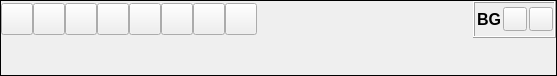
<?xml version="1.0" encoding="UTF-8"?>
<ui version="4.0">
 <class>RenderingView</class>
 <widget class="QWidget" name="RenderingView">
  <property name="geometry">
   <rect>
    <x>0</x>
    <y>0</y>
    <width>557</width>
    <height>76</height>
   </rect>
  </property>
  <layout class="QVBoxLayout" name="verticalLayout">
   <property name="spacing">
    <number>0</number>
   </property>
   <property name="leftMargin">
    <number>0</number>
   </property>
   <property name="topMargin">
    <number>0</number>
   </property>
   <property name="rightMargin">
    <number>0</number>
   </property>
   <property name="bottomMargin">
    <number>0</number>
   </property>
   <item>
    <widget class="QFrame" name="frame">
     <property name="frameShape">
      <enum>QFrame::Box</enum>
     </property>
     <property name="frameShadow">
      <enum>QFrame::Plain</enum>
     </property>
     <layout class="QVBoxLayout" name="verticalLayout_3">
      <property name="spacing">
       <number>0</number>
      </property>
      <property name="leftMargin">
       <number>0</number>
      </property>
      <property name="topMargin">
       <number>0</number>
      </property>
      <property name="rightMargin">
       <number>0</number>
      </property>
      <property name="bottomMargin">
       <number>0</number>
      </property>
      <item>
       <widget class="QWidget" name="widget" native="true">
        <property name="sizePolicy">
         <sizepolicy hsizetype="Preferred" vsizetype="Minimum">
          <horstretch>0</horstretch>
          <verstretch>0</verstretch>
         </sizepolicy>
        </property>
        <layout class="QHBoxLayout" name="horizontalLayout">
         <property name="spacing">
          <number>0</number>
         </property>
         <property name="leftMargin">
          <number>0</number>
         </property>
         <property name="topMargin">
          <number>0</number>
         </property>
         <property name="rightMargin">
          <number>0</number>
         </property>
         <property name="bottomMargin">
          <number>0</number>
         </property>
         <item>
          <widget class="FlatPushButton" name="axis">
           <property name="maximumSize">
            <size>
             <width>32</width>
             <height>32</height>
            </size>
           </property>
           <property name="toolTip">
            <string> Set the axis direction based on the origin</string>
           </property>
           <property name="icon">
            <iconset resource="resource.qrc">
             <normaloff>:/graphicsIcons/originAxes</normaloff>:/graphicsIcons/originAxes</iconset>
           </property>
           <property name="iconSize">
            <size>
             <width>22</width>
             <height>22</height>
            </size>
           </property>
           <property name="checkable">
            <bool>true</bool>
           </property>
           <property name="checked">
            <bool>false</bool>
           </property>
          </widget>
         </item>
         <item>
          <widget class="FlatPushButton" name="cubeAxis">
           <property name="maximumSize">
            <size>
             <width>32</width>
             <height>32</height>
            </size>
           </property>
           <property name="toolTip">
            <string> Display x,y and z axis coordinates</string>
           </property>
           <property name="icon">
            <iconset>
             <normaloff>:/graphicsIcons/ruler</normaloff>:/graphicsIcons/ruler</iconset>
           </property>
           <property name="iconSize">
            <size>
             <width>24</width>
             <height>24</height>
            </size>
           </property>
           <property name="checkable">
            <bool>true</bool>
           </property>
          </widget>
         </item>
         <item>
          <widget class="FlatPushButton" name="ruler">
           <property name="maximumSize">
            <size>
             <width>32</width>
             <height>32</height>
            </size>
           </property>
           <property name="toolTip">
            <string>Ruler</string>
           </property>
           <property name="icon">
            <iconset resource="resource.qrc">
             <normaloff>:/graphicsIcons/distance.png</normaloff>:/graphicsIcons/distance.png</iconset>
           </property>
           <property name="iconSize">
            <size>
             <width>24</width>
             <height>24</height>
            </size>
           </property>
           <property name="checkable">
            <bool>true</bool>
           </property>
          </widget>
         </item>
         <item>
          <widget class="FlatPushButton" name="perspective">
           <property name="maximumSize">
            <size>
             <width>32</width>
             <height>32</height>
            </size>
           </property>
           <property name="toolTip">
            <string> Toggle between Persepctive and Orthogonal views</string>
           </property>
           <property name="icon">
            <iconset resource="resource.qrc">
             <normaloff>:/graphicsIcons/2d-label-icon.svg</normaloff>:/graphicsIcons/2d-label-icon.svg</iconset>
           </property>
           <property name="iconSize">
            <size>
             <width>24</width>
             <height>24</height>
            </size>
           </property>
           <property name="checkable">
            <bool>true</bool>
           </property>
          </widget>
         </item>
         <item>
          <widget class="FlatPushButton" name="fit">
           <property name="maximumSize">
            <size>
             <width>32</width>
             <height>32</height>
            </size>
           </property>
           <property name="toolTip">
            <string> Show the entire model in the windows to fit the view</string>
           </property>
           <property name="icon">
            <iconset resource="resource.qrc">
             <normaloff>:/icons/expand.svg</normaloff>:/icons/expand.svg</iconset>
           </property>
           <property name="iconSize">
            <size>
             <width>24</width>
             <height>24</height>
            </size>
           </property>
          </widget>
         </item>
         <item>
          <widget class="FlatPushButton" name="alignAxis">
           <property name="maximumSize">
            <size>
             <width>32</width>
             <height>32</height>
            </size>
           </property>
           <property name="toolTip">
            <string> View the model from cross-section of the closest-axis, aligning with current state</string>
           </property>
           <property name="icon">
            <iconset resource="resource.qrc">
             <normaloff>:/graphicsIcons/alignAxis.svg</normaloff>:/graphicsIcons/alignAxis.svg</iconset>
           </property>
           <property name="iconSize">
            <size>
             <width>24</width>
             <height>24</height>
            </size>
           </property>
          </widget>
         </item>
         <item>
          <widget class="FlatPushButton" name="rotate">
           <property name="maximumSize">
            <size>
             <width>32</width>
             <height>32</height>
            </size>
           </property>
           <property name="toolTip">
            <string> Rotate the model by 90 degrees</string>
           </property>
           <property name="icon">
            <iconset resource="resource.qrc">
             <normaloff>:/icons/reload.svg</normaloff>:/icons/reload.svg</iconset>
           </property>
           <property name="iconSize">
            <size>
             <width>24</width>
             <height>24</height>
            </size>
           </property>
          </widget>
         </item>
         <item>
          <widget class="FlatPushButton" name="rotationCenter">
           <property name="maximumSize">
            <size>
             <width>32</width>
             <height>32</height>
            </size>
           </property>
           <property name="toolTip">
            <string>Rotation Center</string>
           </property>
           <property name="icon">
            <iconset resource="resource.qrc">
             <normaloff>:/graphicsIcons/rotationCenter</normaloff>:/graphicsIcons/rotationCenter</iconset>
           </property>
           <property name="iconSize">
            <size>
             <width>24</width>
             <height>24</height>
            </size>
           </property>
           <property name="checkable">
            <bool>true</bool>
           </property>
          </widget>
         </item>
         <item>
          <spacer name="horizontalSpacer">
           <property name="orientation">
            <enum>Qt::Horizontal</enum>
           </property>
           <property name="sizeHint" stdset="0">
            <size>
             <width>40</width>
             <height>20</height>
            </size>
           </property>
          </spacer>
         </item>
         <item>
          <widget class="QFrame" name="frame_2">
           <property name="frameShape">
            <enum>QFrame::Box</enum>
           </property>
           <property name="frameShadow">
            <enum>QFrame::Raised</enum>
           </property>
           <layout class="QHBoxLayout" name="horizontalLayout_2">
            <property name="spacing">
             <number>2</number>
            </property>
            <property name="leftMargin">
             <number>2</number>
            </property>
            <property name="topMargin">
             <number>1</number>
            </property>
            <property name="rightMargin">
             <number>1</number>
            </property>
            <property name="bottomMargin">
             <number>1</number>
            </property>
            <item>
             <widget class="QLabel" name="label">
              <property name="font">
               <font>
                <pointsize>12</pointsize>
                <bold>true</bold>
               </font>
              </property>
              <property name="text">
               <string>BG</string>
              </property>
             </widget>
            </item>
            <item>
             <widget class="QPushButton" name="bg2">
              <property name="maximumSize">
               <size>
                <width>24</width>
                <height>24</height>
               </size>
              </property>
              <property name="text">
               <string/>
              </property>
             </widget>
            </item>
            <item>
             <widget class="QPushButton" name="bg1">
              <property name="maximumSize">
               <size>
                <width>24</width>
                <height>24</height>
               </size>
              </property>
              <property name="text">
               <string/>
              </property>
             </widget>
            </item>
           </layout>
          </widget>
         </item>
        </layout>
       </widget>
      </item>
      <item>
       <widget class="RenderingWidget" name="view" native="true"/>
      </item>
     </layout>
    </widget>
   </item>
  </layout>
 </widget>
 <customwidgets>
  <customwidget>
   <class>FlatPushButton</class>
   <extends>QPushButton</extends>
   <header location="global">widgets.flat_push_button</header>
  </customwidget>
  <customwidget>
   <class>RenderingWidget</class>
   <extends>QWidget</extends>
   <header>widgets.rendering.rendering_widget</header>
   <container>1</container>
  </customwidget>
 </customwidgets>
 <resources>
  <include location="resource.qrc"/>
 </resources>
 <connections/>
</ui>
